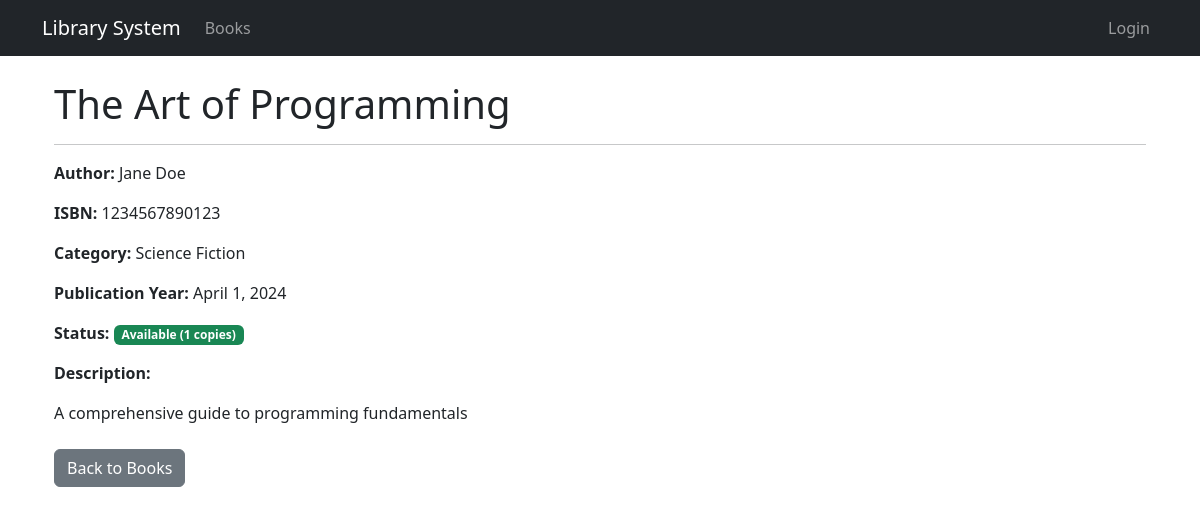
/books/1/, run on an earlier commit of the app's database.
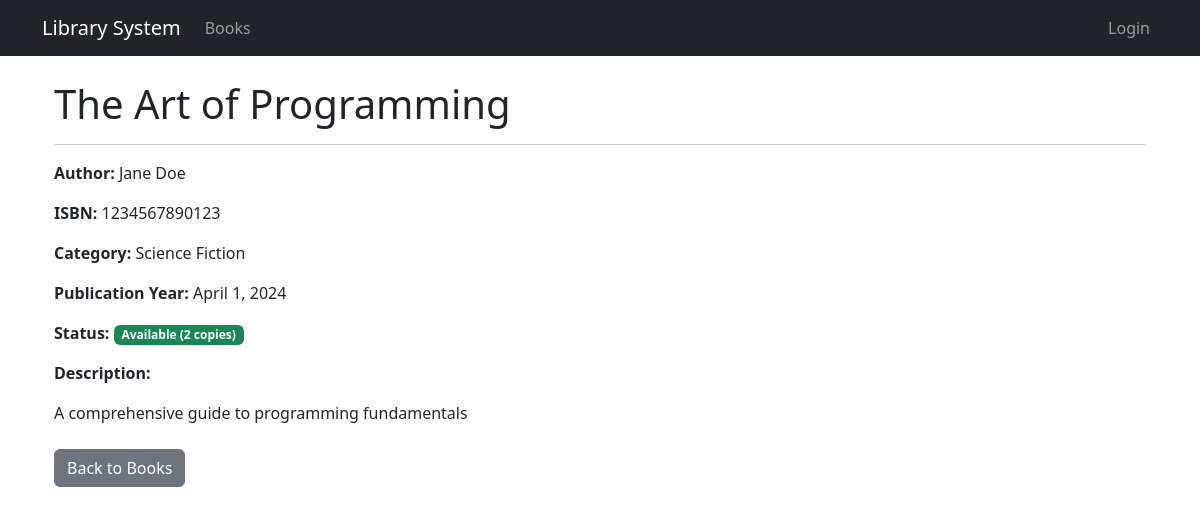
And on a later commit of the database.
### library/models.py (models this page shows, shortened)
class LibraryItem(models.Model):
    title = models.CharField(max_length=200)
    description = models.TextField()
    created_at = models.DateTimeField(auto_now_add=True)
    updated_at = models.DateTimeField(auto_now=True)
    is_active = models.BooleanField(default=True)

class Book(LibraryItem):
    isbn = models.CharField(max_length=13, unique=True)
    author = models.ForeignKey('Author', on_delete=models.CASCADE, related_name='books')
    publisher = models.CharField(max_length=200)
    publication_date = models.DateField()
    category = models.ForeignKey('Category', on_delete=models.CASCADE, related_name='books')
    quantity = models.IntegerField(default=1)
    available_quantity = models.IntegerField(default=1)
    location = models.CharField(max_length=50)
    cover_image = models.ImageField(upload_to='book_covers/', null=True, blank=True)

class Author(models.Model):
    name = models.CharField(max_length=200)
    email = models.EmailField(unique=True)
    phone = models.CharField(max_length=15)
    bio = models.TextField(blank=True)
    created_at = models.DateTimeField(auto_now_add=True)

class Category(models.Model):
    name = models.CharField(max_length=100, unique=True)
    description = models.TextField(blank=True)
    created_at = models.DateTimeField(auto_now_add=True)

### library/views.py (the view)
# urls.py: path('books/<int:pk>/', views.BookDetailView.as_view(), name='book_detail'),
class BookDetailView(DetailView):
    model = Book
    template_name = 'library/book_detail.html'
    context_object_name = 'book'
    def get_context_data(self, **kwargs):
        context = super().get_context_data(**kwargs)
        context['is_available'] = self.object.available_quantity > 0
        return context

### templates/library/book_detail.html (shortened to what this page needs)
{% extends 'base.html' %}
{% block content %}
<div class="container mt-4">
    <h1>{{ book.title }}</h1>
    <hr>
    <p><strong>Author:</strong> {{ book.author.name }}</p>
    <p><strong>ISBN:</strong> {{ book.isbn }}</p>
    <p><strong>Category:</strong> {{ book.category.name }}</p>
    <p><strong>Publication Year:</strong> {{ book.publication_date }}</p>
    <p><strong>Status:</strong>
        {% if not book.is_active %}
            <span class="badge bg-secondary">Inactive</span>
        {% elif book.available_quantity > 0 %}
            <span class="badge bg-success">Available ({{ book.available_quantity }} copies)</span>
        {% else %}
            <span class="badge bg-danger">Not Available</span>
        {% endif %}
    </p>
    <p><strong>Description:</strong></p>
    <p>{{ book.description|linebreaks }}</p>
    <div class="mt-4">
        <a href="{% url 'library:book_list' %}" class="btn btn-secondary">Back to Books</a>
    </div>
</div>
{% endblock %}

What changed in the data, as far as the page shows it:
changed Book "Jane Doe": available_quantity "1" → "2"
